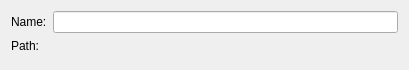
<?xml version="1.0" encoding="UTF-8"?>
<ui version="4.0">
 <class>MesonProjectManager::Internal::ToolItemSettings</class>
 <widget class="QWidget" name="MesonProjectManager::Internal::ToolItemSettings">
  <property name="geometry">
   <rect>
    <x>0</x>
    <y>0</y>
    <width>409</width>
    <height>70</height>
   </rect>
  </property>
  <layout class="QFormLayout" name="formLayout">
   <item row="0" column="0">
    <widget class="QLabel" name="_nameLbl">
     <property name="text">
      <string>Name:</string>
     </property>
    </widget>
   </item>
   <item row="0" column="1">
    <widget class="QLineEdit" name="mesonNameLineEdit"/>
   </item>
   <item row="1" column="0">
    <widget class="QLabel" name="_pathLbl">
     <property name="text">
      <string>Path:</string>
     </property>
    </widget>
   </item>
   <item row="1" column="1">
    <widget class="Utils::PathChooser" name="mesonPathChooser" native="true"/>
   </item>
  </layout>
 </widget>
 <customwidgets>
  <customwidget>
   <class>Utils::PathChooser</class>
   <extends>QWidget</extends>
   <header location="global">utils/pathchooser.h</header>
   <container>1</container>
  </customwidget>
 </customwidgets>
 <resources/>
 <connections/>
</ui>
